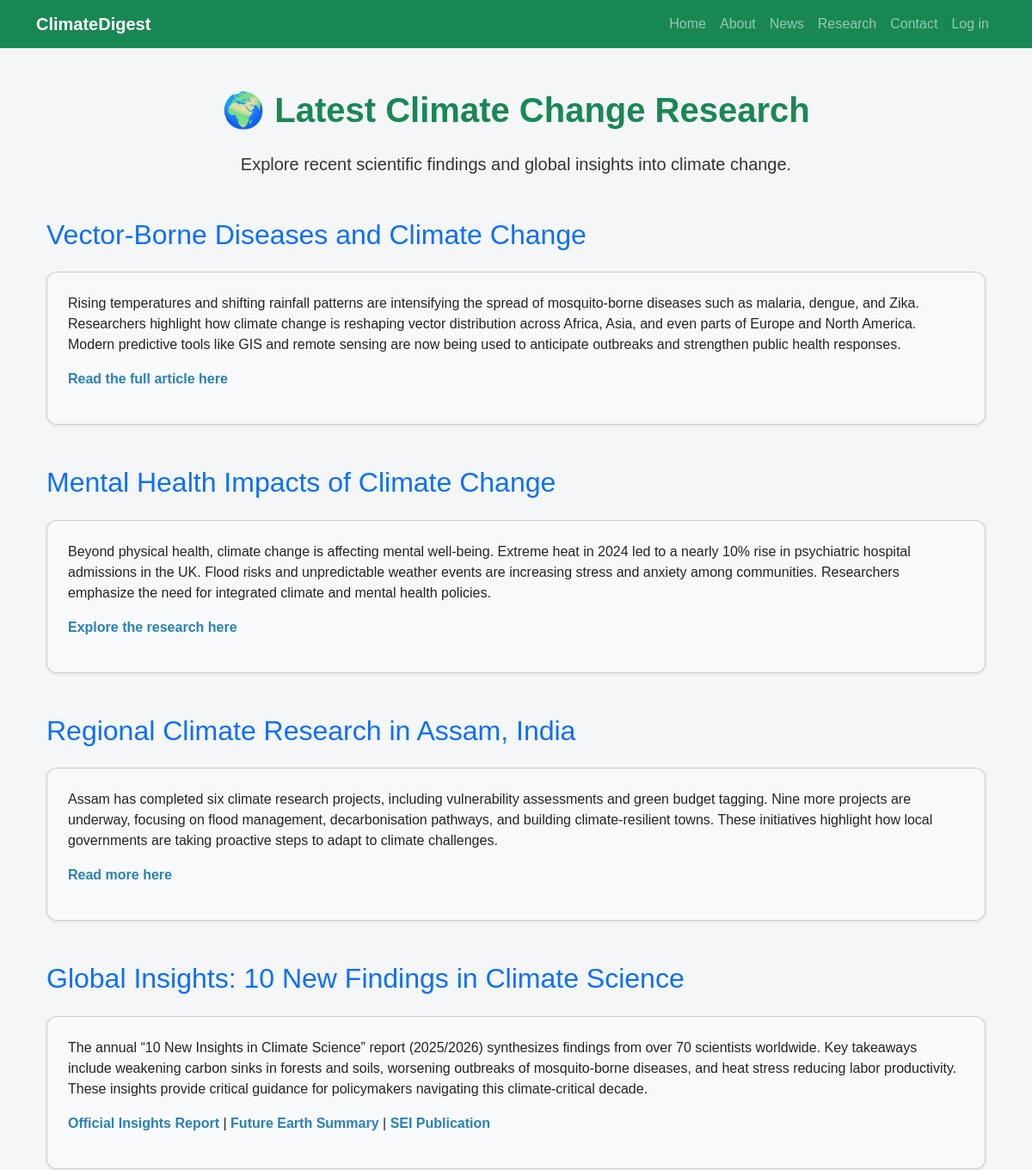
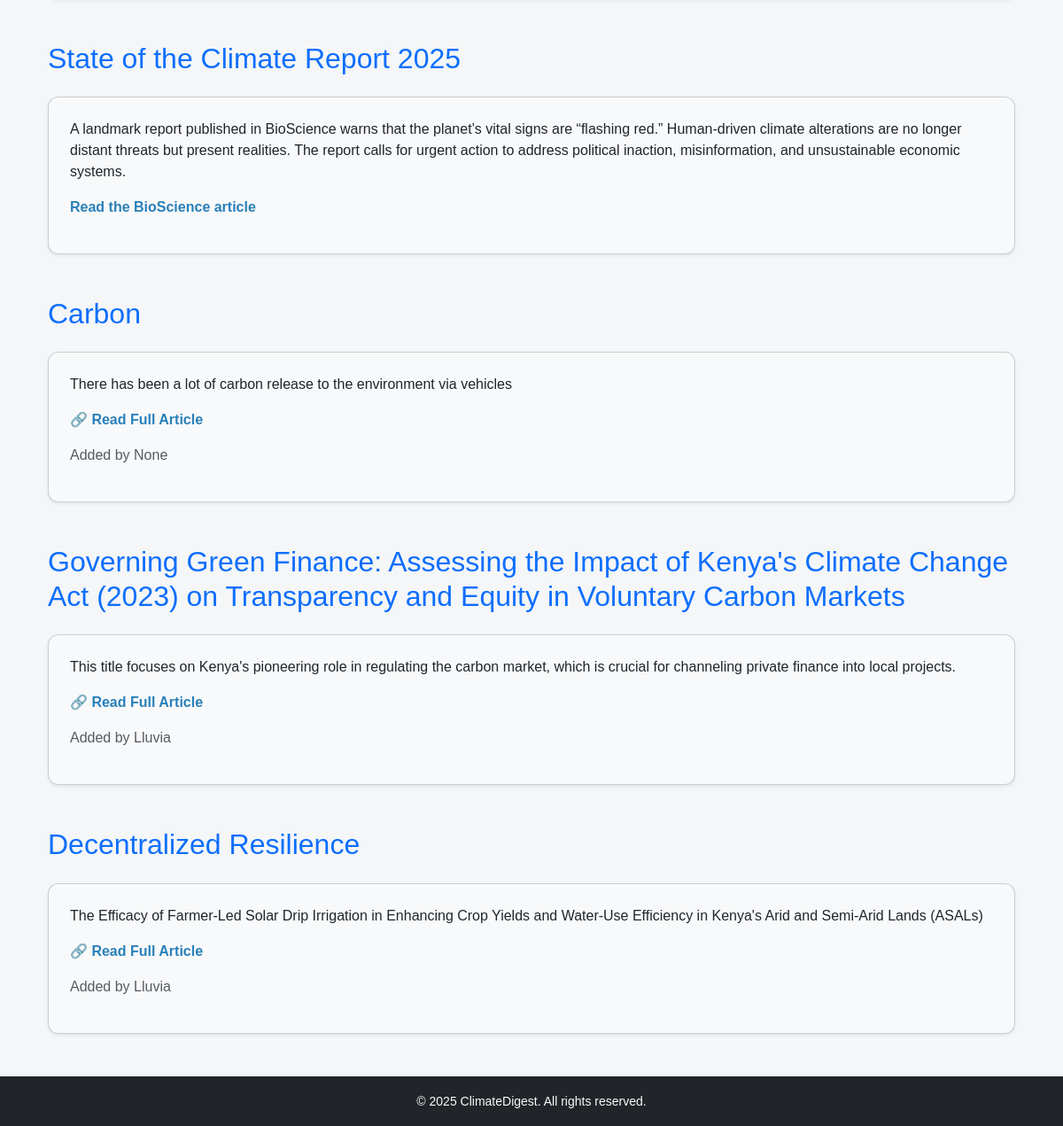
Screenshot of /latestresearch/ with the database file from the repository (2 pictures, top to bottom).
### climateapp/models.py (models this page shows, shortened)
class Research(models.Model):
    title = models.CharField(max_length=200)
    summary = models.TextField()
    link = models.URLField()
    added_by = models.ForeignKey(User, on_delete=models.SET_NULL, null=True, blank=True)
    created_at = models.DateTimeField(auto_now_add=True)

### climateapp/views.py (the view)
# urls.py: path('latestresearch/', views.latestresearch, name='latestresearch'),
def latestresearch(request):
    research = Research.objects.all().order_by('-created_at')
    return render(request, "latestresearch.html", {"research": research})

### climateapp/templates/latestresearch.html (shortened to what this page needs)
{% extends 'base.html' %}
{% load static %}
{% block extra_css %}
<link rel="stylesheet" href="{% static 'css/latestresearch.css' %}">
{% endblock extra_css %}
{% block content %}
<div class="container my-5">
    <h1 class="text-center text-success mb-4">🌍 Latest Climate Change Research</h1>
    <p class="lead text-center mb-5">
        Explore recent scientific findings and global insights into climate change.
    </p>
    <section class="mb-5">
        <h2 class="text-primary mb-4">Vector-Borne Diseases and Climate Change</h2>
        <div class="card shadow-sm bg-light p-4">
            <p>
                Rising temperatures and shifting rainfall patterns are intensifying the spread of mosquito-borne diseases
                such as malaria, dengue, and Zika. Researchers highlight how climate change is reshaping vector distribution
                across Africa, Asia, and even parts of Europe and North America. Modern predictive tools like GIS and remote
                sensing are now being used to anticipate outbreaks and strengthen public health responses.
            </p>
            <p><a href="https://www.frontiersin.org/research-topics/59965/recent-advances-in-vector-borne-diseases-and-climate-change/magazine" target="_blank">Read the full article here</a></p>
        </div>
    </section>
    <section class="mb-5">
        <h2 class="text-primary mb-4">Mental Health Impacts of Climate Change</h2>
        <div class="card shadow-sm bg-light p-4">
            <p>
                Beyond physical health, climate change is affecting mental well-being. Extreme heat in 2024 led to a nearly
                10% rise in psychiatric hospital admissions in the UK. Flood risks and unpredictable weather events are
                increasing stress and anxiety among communities. Researchers emphasize the need for integrated climate and
                mental health policies.
            </p>
            <p><a href="https://geographical.co.uk/climate-change/climate-change-how-does-it-affect-our-mental-health" target="_blank">Explore the research here</a></p>
        </div>
    </section>
    <section class="mb-5">
        <h2 class="text-primary mb-4">Regional Climate Research in Assam, India</h2>
        <div class="card shadow-sm bg-light p-4">
            <p>
                Assam has completed six climate research projects, including vulnerability assessments and green budget
                tagging. Nine more projects are underway, focusing on flood management, decarbonisation pathways, and
                building climate-resilient towns. These initiatives highlight how local governments are taking proactive
                steps to adapt to climate challenges.
            </p>
            <p><a href="https://timesofindia.indiatimes.com/city/guwahati/state-completes-6-climate-research-projects-9-more-underway/articleshow/125643329.cms" target="_blank">Read more here</a></p>
        </div>
    </section>
    <section class="mb-5">
        <h2 class="text-primary mb-4">Global Insights: 10 New Findings in Climate Science</h2>
        <div class="card shadow-sm bg-light p-4">
            <p>
                The annual “10 New Insights in Climate Science” report (2025/2026) synthesizes findings from over 70
                scientists worldwide. Key takeaways include weakening carbon sinks in forests and soils, worsening outbreaks
                of mosquito-borne diseases, and heat stress reducing labor productivity. These insights provide critical
                guidance for policymakers navigating this climate-critical decade.
            </p>
            <p>
                <a href="https://10insightsclimate.science/" target="_blank">Official Insights Report</a> |
                <a href="https://futureearth.org/2025/10/29/10-new-insights-in-climate-science-for-2025/" target="_blank">Future Earth Summary</a> |
                <a href="https://www.sei.org/publications/10-new-insights-climate-science-2025-2026/" target="_blank">SEI Publication</a>
            </p>
        </div>
    </section>
    <section class="mb-5">
        <h2 class="text-primary mb-4">State of the Climate Report 2025</h2>
        <div class="card shadow-sm bg-light p-4">
            <p>
                A landmark report published in BioScience warns that the planet’s vital signs are “flashing red.”
                Human-driven climate alterations are no longer distant threats but present realities. The report calls for
                urgent action to address political inaction, misinformation, and unsustainable economic systems.
            </p>
            <p><a href="https://academic.oup.com/bioscience/article/75/12/1016/8303627" target="_blank">Read the BioScience article</a></p>
        </div>
    </section>
    {% for item in research %}
    <section class="mb-5">
        <h2 class="text-primary mb-4">{{ item.title }}</h2>
        <div class="card shadow-sm bg-light p-4">
            <p>{{ item.summary }}</p>
            <p>
                <a href="{{ item.link }}" target="_blank">🔗 Read Full Article</a>
            </p>
            <p class="text-muted">Added by {{ item.added_by }}</p>
        </div>
    </section>
    {% empty %}
    <p class="text-center">No research articles available yet. Check back soon!</p>
    {% endfor %}
</div>
{% endblock content %}

### climateapp/static/css/stories.css (style rules this page uses)
body { background-color: #f7f9fc; }
.card { transition: transform 0.3s ease, box-shadow 0.3s ease; border-radius: 12px !important; overflow: hidden; }

### climateapp/static/css/latestresearch.css (style rules this page uses)
body { font-family: "Segoe UI", Arial, sans-serif; background: #f9f9f9; color: #333; }
h1 { font-size: 2.5rem; font-weight: bold; }
h2 { color: #2c3e50; margin-bottom: 1rem; }
.card { border-radius: 8px; margin-bottom: 1.5rem; }
.card p { margin-bottom: 1rem; }
a { color: #2980b9; text-decoration: none; font-weight: bold; }

### climateapp/static/css/manage_dashboard.css (style rules this page uses)
body { font-family: Arial, sans-serif; background: #f4f6f8; margin: 0; padding: 0; }
h1 { text-align: center; margin: 20px 0; color: #2c3e50; }
a { color: #2980b9; text-decoration: none; }

### rows the page displays
Research: title "Carbon", summary "There has been a lot of carbon release to the environment via vehicles", added_by "None"
Research: title "Governing Green Finance: Assessing the Impact of Kenya's Climate Change Act (2023) on Transparency and Equity in Voluntary Carbon Markets", summary "This title focuses on Kenya's pioneering role in regulating the carbon market, which is crucial for channeling private finance into local projects.", added_by "Lluvia"
Research: title "Decentralized Resilience", summary "The Efficacy of Farmer-Led Solar Drip Irrigation in Enhancing Crop Yields and Water-Use Efficiency in Kenya's Arid and Semi-Arid Lands (ASALs)", added_by "Lluvia"
